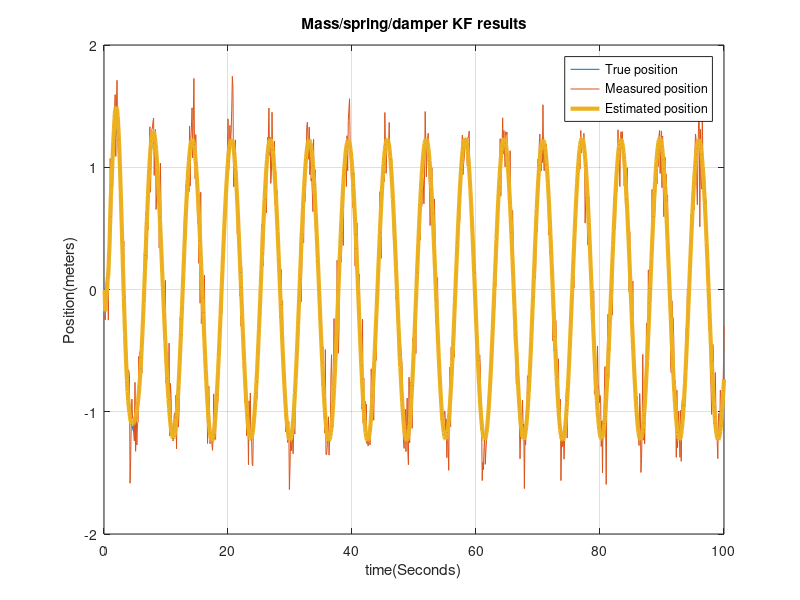
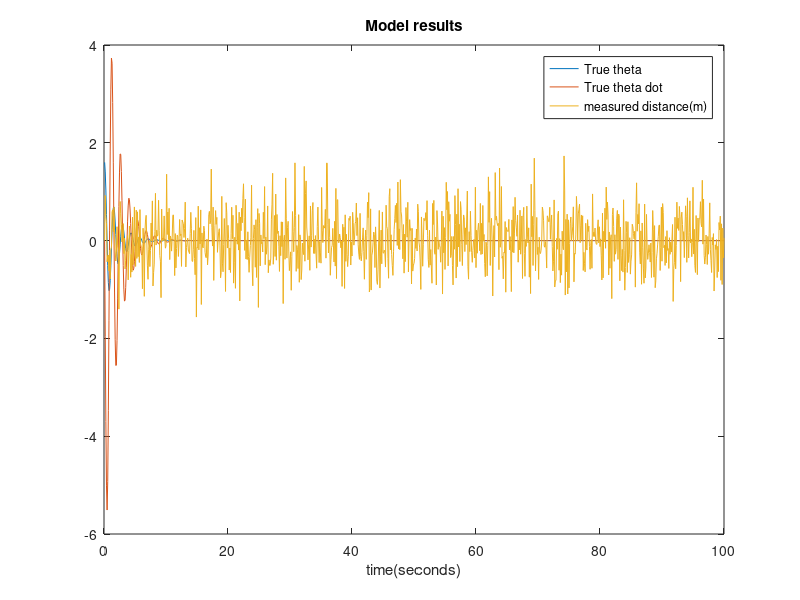
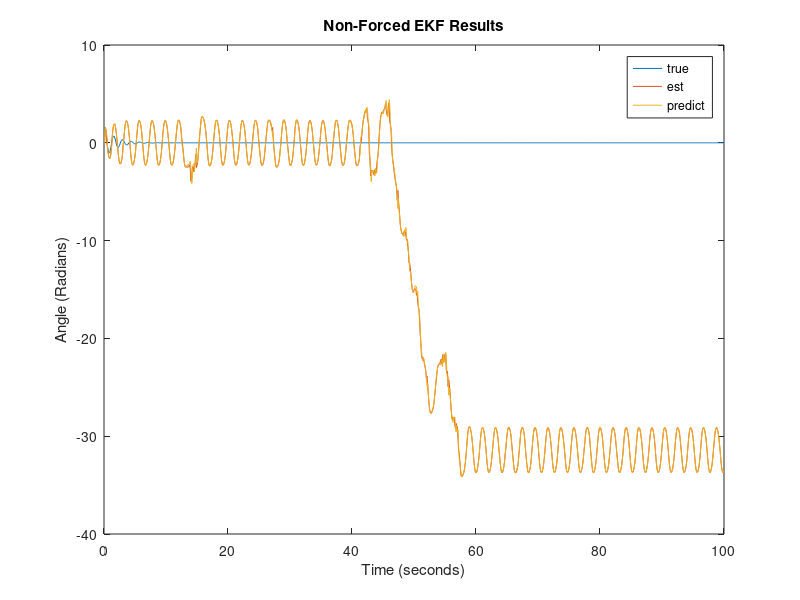

Here is the MATLAB script that generated these plots, in order:
%Homework 5
%Sean Lantto
clear
close all
clc

%problem 1
%% Generate Truth and measurements
Mass = 1; %kg
k = 5; %N/m
c = 1; %Ns/m
T_S = 0.1;
T = 1000; %Run Time in seconds (# of iterations)

Time = zeros(T,1);
AccelTru = zeros(T,1);
VelTru = zeros(T,1);
PosTru = zeros(T,1);
ForceMes = AccelTru;
PosMes = PosTru;
VelEst = VelTru;
PosEst = PosTru;

for t = 1 : T
    Time(t) = t*T_S;
    forceTru(t) = 5*(sin(Time(t)));
    %AccelTru(t) = (forceTru(t)/Mass)-(k*PosTru(t)/Mass)-(c*VelTru(t)/Mass);
    if t > 1
        AccelTru(t) = ((-k*PosTru(t-1))/Mass)-((c*VelTru(t-1))/Mass)+((forceTru(t))/Mass);
        VelTru(t) = VelTru(t-1) + AccelTru(t) * T_S;
        PosTru(t) = PosTru(t-1) + VelTru(t) * T_S;
    end
    PosMes(t) = PosTru(t) + normrnd(0,0.2);
    ForceMes(t) = (forceTru(t) + normrnd(0,0.05));    
end
%% Kalman Filter
X = zeros(T,2)'; %Initialize State Vector
P = eye(2); %Initialize covariance matrix

A = [1,T_S;-k*T_S/Mass,1-c*T_S/Mass]; 
B = [0;T_S/Mass];
C = [1,0];
Q = [0,0;0,0.05^2]*(T_S^2); %Proccess Noise
R = 0.4; %Measurement Noise

for n = 2 : T
    %% Prediction Step
    X(:,n) = A*X(:,n-1) + B*ForceMes(n);
    P = A*P*A' + Q;
    
    %% Measurement Step
    K = P*C'*inv(C*P*C' + R);
    X(:,n) = X(:,n) + K*(PosMes(n) - C*X(:,n));
    P = (eye(2) - K*C)*P;
    PosEst(n) = X(1,n);
    VelEst(n) = X(2,n);
end

figure; plot(Time,PosTru);hold on;plot(Time,PosMes);plot(Time,PosEst,'LineWidth',3);
grid on; legend('True position','Measured position','Estimated position');
xlabel('time(Seconds)'); ylabel('Position(meters)');title('Mass/spring/damper KF results');

%%Problem 2

%% Create truth and mesaurements
m=1;%kg
l=0.5;%m
c=0.5;%coefficient of friction
g=9.81;%m/sec^2
T_s=0.1;%10 Hz sampling
T=1000;%number of samples
ThetaDDT = zeros(T,1);
ThetaDT = zeros(T,1);
ThetaT = zeros(T,1);
ThetaT(1)=1.6;
HorzDistMes = ThetaDT;
ThetaDE = ThetaDT;
ThetaE = ThetaDT;
ThetaDDT(1)=((-g/l)*sin(ThetaT(1)))-((c/(m*l))*ThetaDT(1));
   

for t=2:T
    ThetaDDT(t)=((-g/l)*sin(ThetaT(t-1)))-((c/(m*l))*ThetaDT(t-1));
    ThetaDT(t)=ThetaDDT(t)*T_S+ThetaDT(t-1);
    ThetaT(t)=ThetaDT(t)*T_s+ThetaT(t-1);
    
    HorzDistMes(t)=(l*sin(ThetaT(t)))+normrnd(0,0.5);
end

figure;plot(Time,ThetaT,Time,ThetaDT,Time,HorzDistMes);
legend('True theta','True theta dot','measured distance(m)');
xlabel('time(seconds)');title('Model results')

%% Initialize Extended Kalman filter
X = zeros(T,2)'; %Initialize State Vector
X(:,1)=[1.6;0];
P = eye(2); %Initialize covariance matrix
%F=[1,T_s;(-T_s*(g/l)*cos(X(1,1))),(1-T_s*(c/(m*l)))];
%H=[l*cos(X(1,1)),0];
Q=[0.0001,0;0,0.0001];
R=0.25;

for k=2:T
    %Predict State
    X(:,k)=[X(1,k-1)+(T_s*X(2,k-1));X(2,k-1)-(T_s*(g/l)*sin(X(1,k-1)))-(T_s*(c/(m*l))*X(2,k-1))];
    %Calculate prediction jacobian and Predict Error covariance
    F=[1,T_s;(-T_s*(g/l)*cos(X(1,k-1))),(1-T_s*(c/(m*l)))];
    P=F*P*F'+Q;
    thetapredict(k)=X(1,k);
    thetadotpred(k)=X(2,k);
   %Innovation
    r=HorzDistMes(k)-(l*sin(X(1,k)));
    %Calculate measurment jacobian and innovation covariance
    H=[l*cos(X(1,k)),0];
    S=H*P*H'+R;
    %Calculate Kalman Gain
    K=P*H'*inv(S);
    %Posterior state estimate
    X(:,k)=X(:,k)+(K*r);
    %posterior error covariance
    P=(eye(2)-(K*H))*P;
    
    ThetaE(k)=X(1,k);
    ThetaDE(k)=X(2,k);
end

figure;plot(Time,ThetaT,Time,ThetaE,Time,thetapredict);
legend('true','est','predict');xlabel('Time (seconds)');ylabel('Angle (Radians)');title('Non-Forced EKF Results')